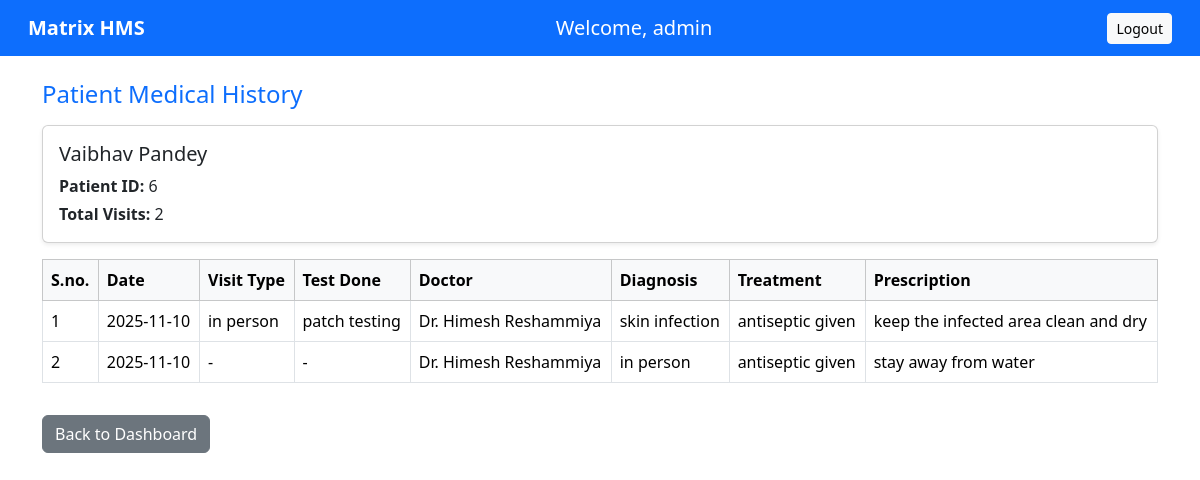
/admin/admin/patient/6/history, run on the app's committed database.
### models.py (models this page shows)
class Patient(db.Model):
    __tablename__ = 'patients'
    id = db.Column(db.Integer, db.ForeignKey('users.id'), primary_key=True)
    patient_name = db.Column(db.String(100), nullable=False)
    user = db.relationship('User', back_populates='patient_profile')
    appointments = db.relationship('Appointment', back_populates='patient', lazy=True)
    medical_history = db.relationship('PatientHistory', back_populates='patient', cascade='all, delete-orphan')

class PatientHistory(db.Model):
    __tablename__ = 'patient_history'
    id = db.Column(db.Integer, primary_key=True)
    patient_id = db.Column(db.Integer, db.ForeignKey('patients.id'), nullable=False)
    appointment_id = db.Column(db.Integer, db.ForeignKey('appointments.id'), unique=True)
    doctor_id = db.Column(db.Integer, db.ForeignKey('doctors.id'))
    visit_type = db.Column(db.String(50))       # e.g., 'Consultation', 'Follow-up', 'Emergency'
    test_type = db.Column(db.String(100))       # e.g., 'Blood Test', 'X-Ray', 'MRI'
    diagnosis = db.Column(db.Text)              # Doctor's diagnosis
    treatment = db.Column(db.Text)              # Treatment plan/procedure performed
    prescription = db.Column(db.Text)           # Medicines prescribed
    doctor_name = db.Column(db.String(100))     # Doctor's name at time of visit
    department = db.Column(db.String(100))      # Department name at time of visit
    created_at = db.Column(db.DateTime, default=datetime.utcnow)
    patient = db.relationship('Patient', back_populates='medical_history')
    doctor = db.relationship('Doctor', back_populates='patient_histories')
    appointment = db.relationship('Appointment', back_populates='history_record')

class User(db.Model):
    __tablename__ = 'users'
    id = db.Column(db.Integer, primary_key=True)
    user_name = db.Column(db.String(100), nullable=False)
    user_email = db.Column(db.String(100), unique=True, nullable=False)
    user_password = db.Column(db.String(200), nullable=False)
    user_role = db.Column(db.String(20), nullable=False)  # 'admin', 'doctor', 'patient'
    created_at = db.Column(db.DateTime, default=datetime.utcnow)
    doctor_profile = db.relationship('Doctor', back_populates='user', uselist=False)
    patient_profile = db.relationship('Patient', back_populates='user', uselist=False)

### app.py (the view)
@app.route('/<string:role>/<string:username>/patient/<int:patient_id>/history')
def view_patient_history(role, username, patient_id):
    user = User.query.filter_by(user_name=username, user_role=role).first()
    if not user:
        flash(f"{role.capitalize()} not found.", "danger")
        return redirect(url_for('login'))
    patient = Patient.query.get_or_404(patient_id)
    history_records = (
        PatientHistory.query
        .filter_by(patient_id=patient.id)
        .order_by(PatientHistory.created_at.desc())
        .all()
    )
    if role == 'doctor':
        back_url = url_for('doctor_dashboard', username=username)
    elif role == 'admin':
        back_url = url_for('admin_dashboard')
    elif role == 'patient':
        back_url = url_for('patient_dashboard', username=username)
    else:
        back_url = url_for('login')
    return render_template(
        'DoctorUI/view_patient_history.html',
        role=role,
        username=username,
        patient=patient,
        history_records=history_records,
        back_url=back_url
    )

### templates/DoctorUI/view_patient_history.html (shortened to what this page needs)
{% extends "base.html" %}
{% block content %}
<div class="container mt-4">
  <h4 class="text-primary mb-3">Patient Medical History</h4>
  <div class="card mb-3 p-3 shadow-sm">
    <h5 class="card-title">{{ patient.patient_name }}</h5>
    <p class="card-text mb-1"><strong>Patient ID:</strong> {{ patient.id }}</p>
    <p class="card-text mb-0"><strong>Total Visits:</strong> {{ history_records|length }}</p>
  </div>
  {% if history_records %}
  <div class="table-responsive">
    <table class="table table-bordered table-hover align-middle">
      <thead class="table-light">
        <tr>
          <th>S.no.</th>
          <th>Date</th>
          <th>Visit Type</th>
          <th>Test Done</th>
          <th>Doctor</th>
          <th>Diagnosis</th>
          <th>Treatment</th>
          <th>Prescription</th>
        </tr>
      </thead>
      <tbody>
        {% for record in history_records %}
        <tr>
          <td>{{ loop.index }}</td>
          <td>{{ record.created_at.strftime('%Y-%m-%d') }}</td>
          <td>{{ record.visit_type or '-' }}</td>
          <td>{{ record.test_type or '-' }}</td>
          <td>{{ record.doctor_name or record.doctor.user.user_name }}</td>
          <td>{{ record.diagnosis or '-' }}</td>
          <td>{{ record.treatment or '-' }}</td>
          <td>{{ record.prescription or '-' }}</td>
        </tr>
        {% endfor %}
      </tbody>
    </table>
  </div>
  {% else %}
  <div class="alert alert-info">No medical history available for this patient.</div>
  {% endif %}
  <a href="{{ back_url }}" class="btn btn-secondary mt-3">Back to Dashboard</a>
</div>
{% endblock %}

### data on the page
Patient: patient_name "Vaibhav Pandey", id "6"
PatientHistory: created_at "2025-11-10", visit_type "in person", test_type "patch testing", doctor_name.user_name "Dr. Himesh Reshammiya", diagnosis "skin infection", treatment "antiseptic given", prescription "keep the infected area clean and dry"
PatientHistory: created_at "2025-11-10", visit_type "-", test_type "-", doctor_name.user_name "Dr. Himesh Reshammiya", diagnosis "in person", treatment "antiseptic given", prescription "stay away from water"

### other printed values
{{ username }} "admin"
{{ history_records|length }} "2"
